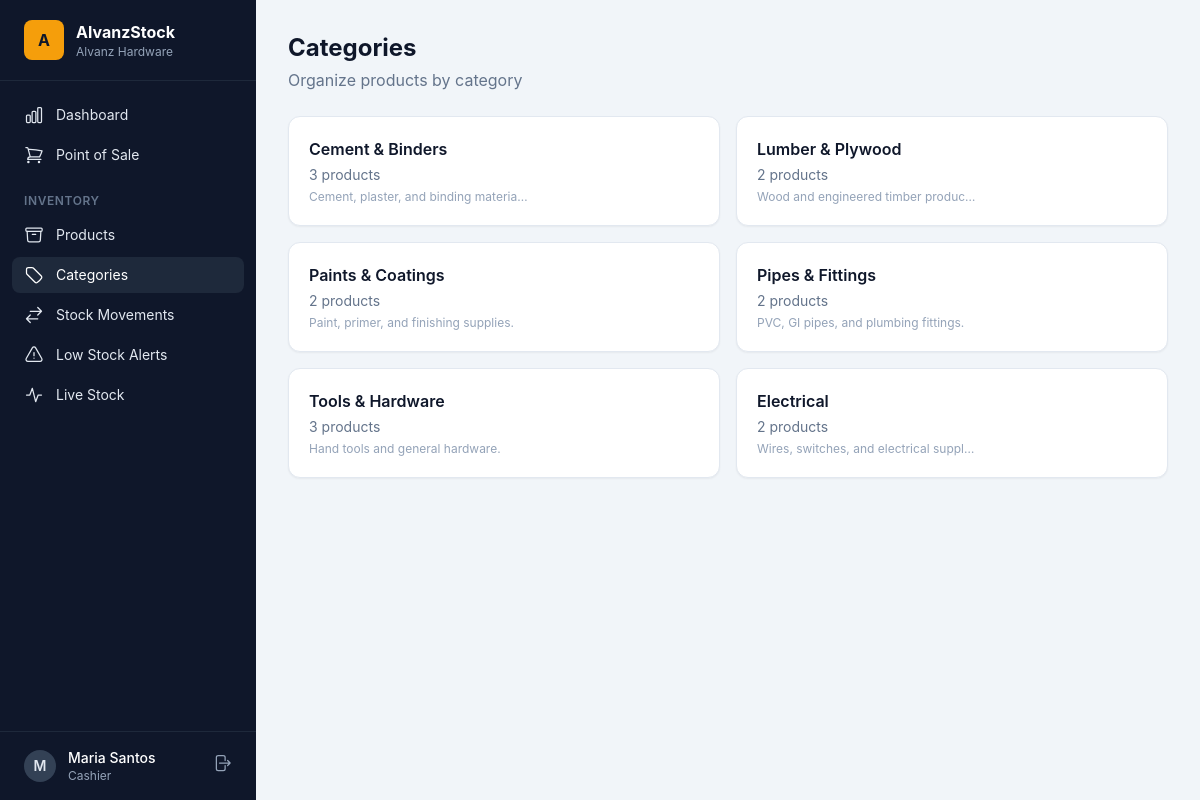
The page /categories/ (signed in) on the database its author committed.
### accounts/models.py (models this page shows, shortened)
class User(AbstractUser):
    class Role(models.TextChoices):
        MANAGER = "manager", "Manager"
        CASHIER = "cashier", "Cashier"
        STAFF = "staff", "Staff"
        STOCK_VIEWER = "stock_viewer", "Stock Viewer"
    role = models.CharField(max_length=20, choices=Role.choices, default=Role.STAFF)
    @property
    def is_manager(self):
        return self.role == self.Role.MANAGER or self.is_superuser
    @property
    def is_stock_viewer(self):
        return self.role == self.Role.STOCK_VIEWER

### inventory/models.py (models this page shows, shortened)
class Category(models.Model):
    name = models.CharField(max_length=100, unique=True)
    description = models.TextField(blank=True)
    class Meta:
        verbose_name_plural = "categories"
        ordering = ["name"]

### inventory/views.py (the view)
# urls.py: path("categories/", views.category_list, name="category_list"),
@login_required
def category_list(request):
    categories = Category.objects.annotate(product_count=Count("products"))
    return render(request, "inventory/category_list.html", {"categories": categories})

### templates/inventory/category_list.html (shortened to what this page needs)
{% extends "base.html" %}
{% block content %}
<div class="flex flex-col sm:flex-row sm:items-center justify-between gap-4 mb-6">
  <div>
    <h1 class="text-2xl font-bold">Categories</h1>
    <p class="text-slate-500 mt-1">Organize products by category</p>
  </div>
</div>
<div class="grid grid-cols-1 sm:grid-cols-2 xl:grid-cols-3 gap-4">
  {% for c in categories %}
  <div class="card p-5 flex items-center justify-between">
    <div>
      <div class="font-semibold">{{ c.name }}</div>
      <div class="text-sm text-slate-500 mt-1">{{ c.product_count }} products</div>
      {% if c.description %}<p class="text-xs text-slate-400 mt-1 truncate max-w-[220px]">{{ c.description }}</p>{% endif %}
    </div>
  </div>
  {% empty %}
  <div class="sm:col-span-2 xl:col-span-3 card p-10 text-center text-slate-400">No categories yet. Create one to organize your products.</div>
  {% endfor %}
</div>
{% endblock %}

### templates/base.html (shortened to what this page needs)
{% load static %}
<!DOCTYPE html>
<html lang="en">
<head>
  <link rel="stylesheet" href="{% static 'css/output.css' %}">
</head>
<body class="bg-slate-100 text-slate-900 antialiased">
  {% if user.is_authenticated %}
  <div class="flex min-h-screen">
    <aside class="hidden lg:flex w-64 flex-col bg-slate-900 text-slate-200 fixed inset-y-0">
      <div class="flex items-center gap-3 px-6 py-5 border-b border-slate-800">
        <div class="w-10 h-10 rounded-lg bg-amber-500 flex items-center justify-center font-bold text-slate-900">A</div>
        <div>
          <div class="font-bold text-white">AlvanzStock</div>
          <div class="text-xs text-slate-400">Alvanz Hardware</div>
        </div>
      </div>
      <nav class="flex-1 px-3 py-4 space-y-1 text-sm">
        {% if user.is_stock_viewer %}
        <a href="{% url 'real_time_stock' %}" class="{% if request.resolver_match.url_name == 'real_time_stock' %}bg-slate-800 text-white{% else %}hover:bg-slate-800 hover:text-white{% endif %} flex items-center gap-3 rounded-lg px-3 py-2">
          <svg class="w-5 h-5" fill="none" stroke="currentColor" stroke-width="1.5" viewBox="0 0 24 24"><path stroke-linecap="round" stroke-linejoin="round" d="M3 12h4l3-8 4 16 3-8h4"/></svg>
          Live Stock
        </a>
        {% else %}
        <a href="{% url 'dashboard' %}" class="{% if request.resolver_match.url_name == 'dashboard' %}bg-slate-800 text-white{% else %}hover:bg-slate-800 hover:text-white{% endif %} flex items-center gap-3 rounded-lg px-3 py-2">
          Dashboard
        </a>
        <a href="{% url 'pos_screen' %}" class="{% if request.resolver_match.url_name == 'pos_screen' %}bg-slate-800 text-white{% else %}hover:bg-slate-800 hover:text-white{% endif %} flex items-center gap-3 rounded-lg px-3 py-2">
          Point of Sale
        </a>
        <div class="pt-4 pb-1 px-3 text-xs font-semibold uppercase tracking-wider text-slate-500">Inventory</div>
        <a href="{% url 'product_list' %}" class="{% if request.resolver_match.url_name == 'product_list' or request.resolver_match.url_name == 'product_detail' or request.resolver_match.url_name == 'product_create' or request.resolver_match.url_name == 'product_edit' %}bg-slate-800 text-white{% else %}hover:bg-slate-800 hover:text-white{% endif %} flex items-center gap-3 rounded-lg px-3 py-2">
          Products
        </a>
        <a href="{% url 'category_list' %}" class="{% if request.resolver_match.url_name == 'category_list' %}bg-slate-800 text-white{% else %}hover:bg-slate-800 hover:text-white{% endif %} flex items-center gap-3 rounded-lg px-3 py-2">
          Categories
        </a>
        <a href="{% url 'stock_transaction_list' %}" class="{% if request.resolver_match.url_name == 'stock_transaction_list' or request.resolver_match.url_name == 'stock_transaction_create' %}bg-slate-800 text-white{% else %}hover:bg-slate-800 hover:text-white{% endif %} flex items-center gap-3 rounded-lg px-3 py-2">
          <svg class="w-5 h-5" fill="none" stroke="currentColor" stroke-width="1.5" viewBox="0 0 24 24"><path stroke-linecap="round" stroke-linejoin="round" d="M7.5 21L3 16.5m0 0L7.5 12M3 16.5h13.5m0-13.5L21 7.5m0 0L16.5 12M21 7.5H7.5"/></svg>
          Stock Movements
        </a>
        <a href="{% url 'low_stock' %}" class="{% if request.resolver_match.url_name == 'low_stock' %}bg-slate-800 text-white{% else %}hover:bg-slate-800 hover:text-white{% endif %} flex items-center gap-3 rounded-lg px-3 py-2">
          Low Stock Alerts
        </a>
        <a href="{% url 'real_time_stock' %}" class="{% if request.resolver_match.url_name == 'real_time_stock' %}bg-slate-800 text-white{% else %}hover:bg-slate-800 hover:text-white{% endif %} flex items-center gap-3 rounded-lg px-3 py-2">
          <svg class="w-5 h-5" fill="none" stroke="currentColor" stroke-width="1.5" viewBox="0 0 24 24"><path stroke-linecap="round" stroke-linejoin="round" d="M3 12h4l3-8 4 16 3-8h4"/></svg>
          Live Stock
        </a>
        {% endif %}
      </nav>
      <div class="px-3 py-4 border-t border-slate-800">
        <div class="flex items-center gap-3 px-3">
          <div class="w-8 h-8 rounded-full bg-slate-700 flex items-center justify-center text-sm font-semibold">{{ user.get_full_name|default:user.username|first|upper }}</div>
          <div class="flex-1 min-w-0">
            <div class="text-sm font-medium text-white truncate">{{ user.get_full_name|default:user.username }}</div>
            <div class="text-xs text-slate-400 capitalize">{{ user.get_role_display }}</div>
          </div>
          <form method="post" action="{% url 'logout' %}">
            <button title="Log out" class="text-slate-400 hover:text-white">
              <svg class="w-5 h-5" fill="none" stroke="currentColor" stroke-width="1.5" viewBox="0 0 24 24"><path stroke-linecap="round" stroke-linejoin="round" d="M15.75 9V5.25A2.25 2.25 0 0013.5 3h-6a2.25 2.25 0 00-2.25 2.25v13.5A2.25 2.25 0 007.5 21h6a2.25 2.25 0 002.25-2.25V15m3 0l3-3m0 0l-3-3m3 3H9"/></svg>
            </button>
          </form>
        </div>
      </div>
    </aside>
    <div class="flex-1 lg:ml-64">
      <main class="p-4 lg:p-8">
        {% block content %}{% endblock %}
      </main>
    </div>
  </div>
  {% else %}
    {% block bare %}{% endblock %}
  {% endif %}
</body>
</html>

### rows shown on the page
User: get_full_name|first "M", get_full_name "Maria Santos", role "Cashier"
Category: name "Cement & Binders", product_count "3", description "Cement, plaster, and binding materials."
Category: name "Lumber & Plywood", product_count "2", description "Wood and engineered timber produc…"
Category: name "Paints & Coatings", product_count "2", description "Paint, primer, and finishing supplies."
Category: name "Pipes & Fittings", product_count "2", description "PVC, GI pipes, and plumbing fittings."
Category: name "Tools & Hardware", product_count "3", description "Hand tools and general hardware."
Category: name "Electrical", product_count "2", description "Wires, switches, and electrical suppl…"
